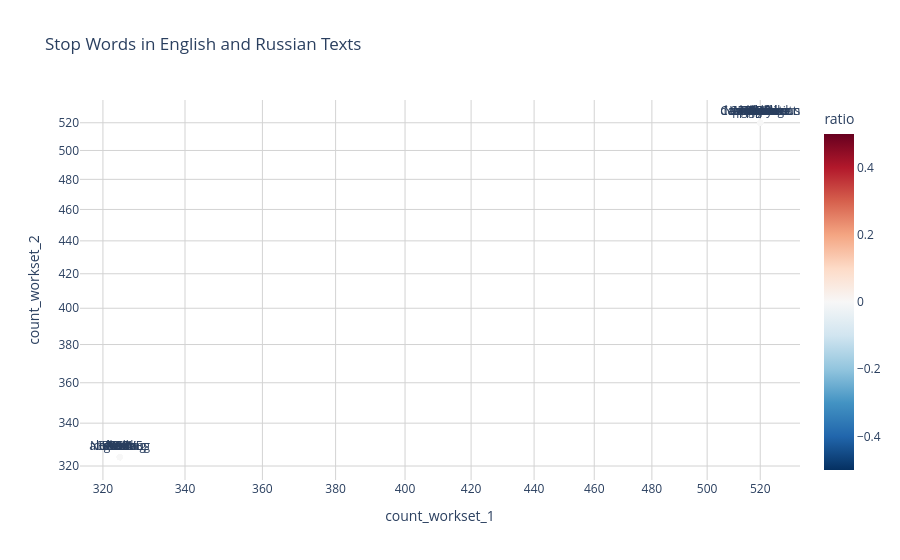

Notebook code cell kept with this figure:
### Code cell
fig = px.scatter(
    df_compare, 
    x="count_workset_2", 
    y="count_workset_1",
    text="word",
    color="ratio",
    log_x=True, 
    log_y=True,
    color_continuous_scale='RdBu_r', 
    color_continuous_midpoint=0,     
    labels={
        "count_rus": "Occurrences in Workset 2 Texts",
        "count_en": "Occurrences in Workset 1 Texts"
    },
    title="Stop Words in English and Russian Texts"
)

# Styling to match the screenshot
fig.update_traces(textposition='top center')
fig.update_layout(
    plot_bgcolor='white',
    xaxis=dict(showgrid=True, gridcolor='lightgrey'),
    yaxis=dict(showgrid=True, gridcolor='lightgrey'),
)

fig.show()

### Figure 1 — Plotly figure (JSON) as saved in the notebook; plotly's stock layout.template omitted (floating-point values rounded to 4 significant figures)
{"data": [{"hovertemplate": "count_workset_1=%{x}<br>count_workset_2=%{y}<br>word=%{text}<br>ratio=%{marker.color}<extra></extra>", "legendgroup": "", "marker": {"color": [0, 0, 0, 0, 0, 0, 0, 0, 0, 0, 0, 0, 0, 0, 0, 0, 0, 0, 0, 0, 0, 0, 0, 0, 0, 0, 0, 0, 0, 0, 0, 0, 0, 0, 0, 0, 0, 0, 0, 0, 0, 0, 0, 0, 0, 0, 0, 0, 0, 0], "coloraxis": "coloraxis", "symbol": "circle"}, "mode": "markers+text", "name": "", "orientation": "v", "showlegend": false, "text": ["-80", "-LRB-", "-LSB-", "-RRB-", "454", "9U", "Acad", "BIVALVE", "Basin", "Brown", "Bull.", "Cambridge", "Carboniferous", "Central", "Coal", "E.", "Estheria", "Falls", "Geol", "Island", "Leaia", "Mass.", "Measures", "Narragansett", "No.", "Numerous", "R.", "Rhode", "Sei", "Ser.", "XXIV.", "alternating", "collecting", "determination", "dozen", "genera", "gray", "green", "layer", "occur", "p.", "plant", "pp.", "preserved", "red", "remains", "shale", "specimen", "specimens", "•"], "textposition": "top center", "type": "scatter", "x": [324, 520, 324, 520, 324, 324, 324, 324, 520, 324, 324, 520, 520, 520, 520, 520, 520, 520, 520, 520, 520, 520, 520, 520, 520, 324, 520, 520, 324, 324, 324, 324, 324, 520, 324, 520, 520, 324, 520, 520, 520, 520, 520, 520, 520, 520, 520, 520, 520, 520], "xaxis": "x", "y": [324, 520, 324, 520, 324, 324, 324, 324, 520, 324, 324, 520, 520, 520, 520, 520, 520, 520, 520, 520, 520, 520, 520, 520, 520, 324, 520, 520, 324, 324, 324, 324, 324, 520, 324, 520, 520, 324, 520, 520, 520, 520, 520, 520, 520, 520, 520, 520, 520, 520], "yaxis": "y"}], "layout": {"coloraxis": {"cmid": 0, "colorbar": {"title": {"text": "ratio"}}, "colorscale": [[0, "rgb(5,48,97)"], [0.1, "rgb(33,102,172)"], [0.2, "rgb(67,147,195)"], [0.3, "rgb(146,197,222)"], [0.4, "rgb(209,229,240)"], [0.5, "rgb(247,247,247)"], [0.6, "rgb(253,219,199)"], [0.7, "rgb(244,165,130)"], [0.8, "rgb(214,96,77)"], [0.9, "rgb(178,24,43)"], [1, "rgb(103,0,31)"]]}, "legend": {"tracegroupgap": 0}, "plot_bgcolor": "white", "title": {"text": "Stop Words in English and Russian Texts"}, "xaxis": {"anchor": "y", "domain": [0, 1], "gridcolor": "lightgrey", "showgrid": true, "title": {"text": "count_workset_1"}, "type": "log"}, "yaxis": {"anchor": "x", "domain": [0, 1], "gridcolor": "lightgrey", "showgrid": true, "title": {"text": "count_workset_2"}, "type": "log"}}}
